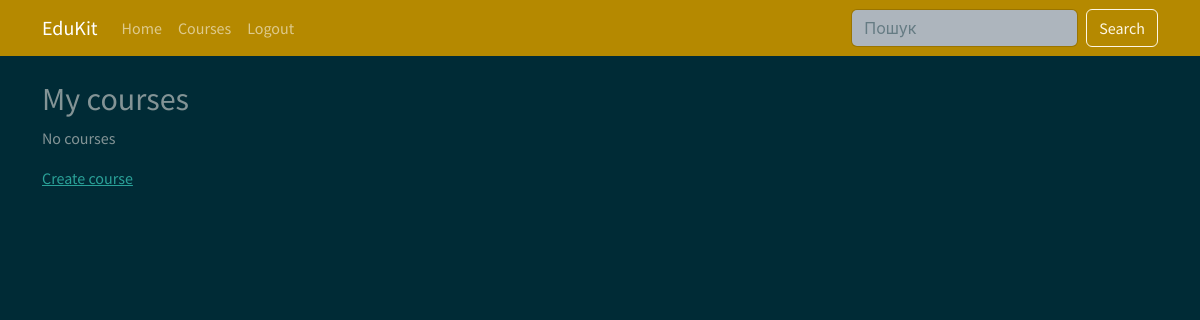
Before: /course/my_courses/ (signed in) with the older database file.
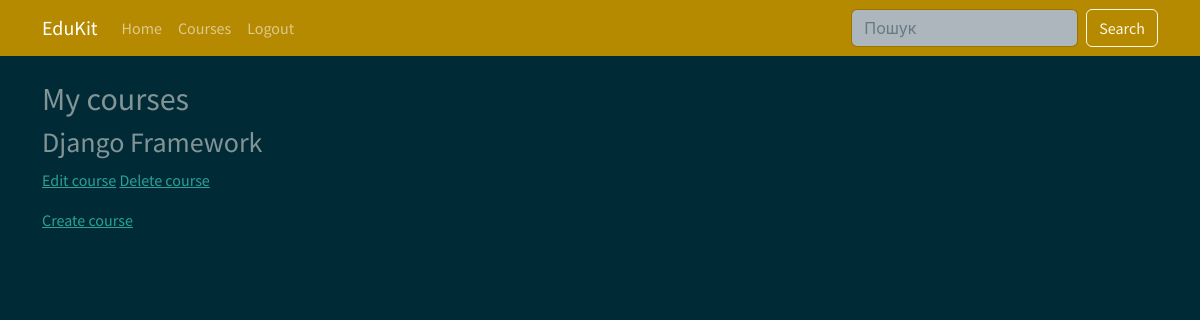
After: the same page with the newer database file.
### courses/models.py (models this page shows, shortened)
class Course(models.Model):
    owner = models.ForeignKey(User, related_name="courses_created", on_delete=models.CASCADE, verbose_name="Teacher")
    subject = models.ForeignKey(Subject, related_name="courses", on_delete=models.CASCADE, verbose_name="Subject")
    title = models.CharField(max_length=500, verbose_name="Title")
    slug = models.SlugField(max_length=500, unique=True, verbose_name="Slug")
    overview = models.TextField(verbose_name="Description")
    created = models.DateTimeField(auto_now_add=True)
    class Meta:
        verbose_name = "Course"
        verbose_name_plural = "Courses"
        ordering = ["-created"]

### courses/views.py (the view)
# urls.py: path("my_courses/", views.ManageCourseListView.as_view(), name="manage_course_list"),
class ManageCourseListView(OwnerCourseMixin,ListView):
    permission_required = "courses.view_course"
    template_name = "courses/manage/course/list.html"

### courses/mixins.py (called while the page is built)
    def get_queryset(self):
        qs = super().get_queryset()
        return qs.filter(owner=self.request.user)

### courses/templates/courses/manage/course/list.html (shortened to what this page needs)
{% extends "base.html" %}
{% block content %}
    <h2>My courses</h2>
    <div class="row">
        {% for course in object_list %}
            <h3>{{ course.title }}</h3>
            <p>
                <a href="{% url "course_edit" course.id %}">Edit course</a>
                <a href="{% url "course_delete" course.id %}">Delete course</a>
            </p>
            {% empty %}
                <p>No courses</p>
        {% endfor %}
        <p>
            <a href="{% url "course_create" %}">Create course</a>
        </p>
    </div>
{% endblock content %}

### courses/templates/base.html (shortened to what this page needs)
<!DOCTYPE html>
<html lang="uk">
<head>
  <link
    href="https://cdn.jsdelivr.net/npm/bootswatch@5.3.8/dist/solar/bootstrap.min.css"
    rel="stylesheet"
  >
</head>
<body>
  <nav class="navbar navbar-expand-lg bg-primary" data-bs-theme="dark">
    <div class="container">
      <a class="navbar-brand" href="{% url 'home' %}">EduKit</a>
      <div class="collapse navbar-collapse" id="mainNavbar">
        <ul class="navbar-nav me-auto mb-2 mb-lg-0">
          <li class="nav-item">
            <a class="nav-link" href="{% url 'home' %}">Home</a>
          </li>
          {% if request.user.is_authenticated %}
            <li class="nav-item">
              <a class="nav-link" href="{% url 'manage_course_list' %}">Courses</a>
            </li>
            <li class="nav-item">
              <form method="post" action="{% url 'logout' %}">
                <button type="submit" class="btn btn-link nav-link border-0">Logout</button>
              </form>
            </li>
          {% else %}
            <li class="nav-item">
              <a class="nav-link" href="{% url 'login' %}">Login</a>
            </li>
          {% endif %}
        </ul>
        <form class="d-flex" role="search">
          <input class="form-control me-2" type="search" name="q" placeholder="Пошук" aria-label="Пошук">
          <button class="btn btn-outline-light" type="submit">Search</button>
        </form>
      </div>
    </div>
  </nav>
  <main class="container py-4">
    {% block content %}{% endblock  %}
  </main>
</body>
</html>

Changed rows visible on the page:
added Course: title "Django Framework"
Other visible differences:
text no longer shown: "No courses"
